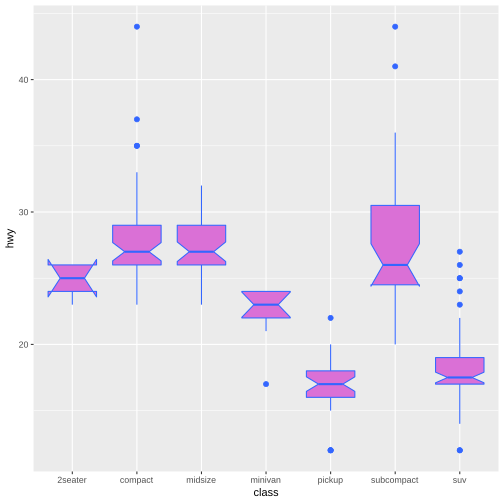

The R source for this figure:
require(ggplot2)

ggplot(mpg, aes(class, hwy)) + geom_boxplot(notch = TRUE, fill = "orchid3", colour = "#3366FF")
